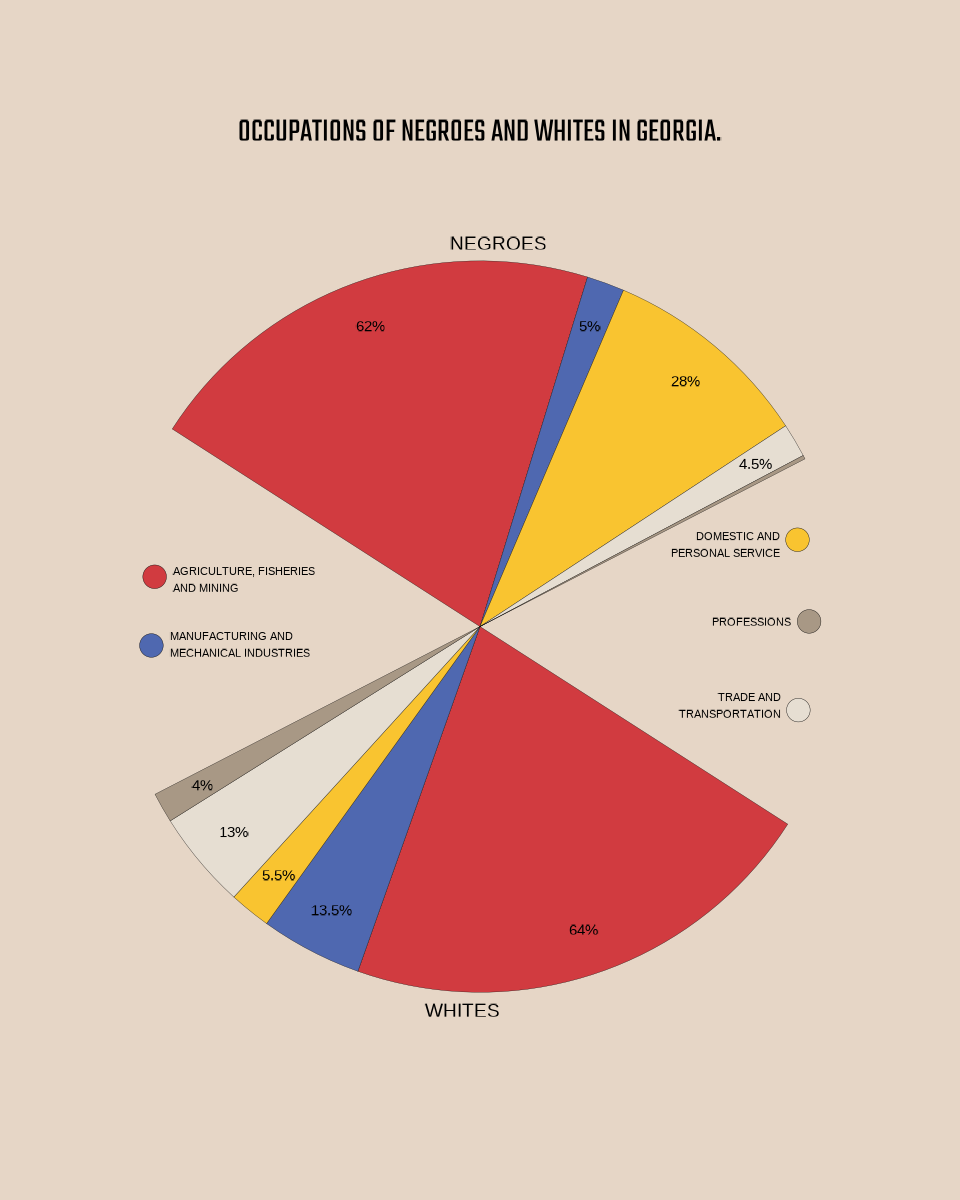

Write the R code that produced this figure.
library(dplyr)
library(ggplot2)

# 1 - Load Data ----
data <- read.csv("./week 09/data.csv")


# 2 - Plot ----

occupation_colors <- c(
  "Agriculture, Fisheries and Mining" = "#D13B40",
  "Manufacturing and Mechanical Industries" = "#4F68B0",
  "Domestic and Personal Service" = "#F9C430",

  "Trade and Transportation" = "#E6DED2",
  "Professions" = "#A89885"
)

# Create position and y-axis values for each group
negroes_data <- data %>%
  filter(Group == "Negroes") %>%
  arrange((match(Occupation, names(occupation_colors)))) %>%
  mutate(
    end_angle = cumsum(Percentage),
    start_angle = lag(end_angle, default = 0),
    mid_angle = (start_angle + end_angle) / 2,
    hjust = ifelse(mid_angle > 45, 1, 0),
    vjust = 0.5,
    y = 1
  )

whites_data <- data %>%
  filter(Group == "Whites") %>%
  arrange((match(Occupation, names(occupation_colors)))) %>%
  mutate(
    end_angle = cumsum(Percentage),
    start_angle = lag(end_angle, default = 0),
    mid_angle = (start_angle + end_angle) / 2,
    hjust = ifelse(mid_angle > 45, 1, 0),
    vjust = 0.5,
    y = -1
  )

# Combine data
plot_data <- rbind(negroes_data, whites_data)

# Create sector/fan plot
ggplot() +
  # Create fan sectors for each occupation group
  geom_rect(
    data = plot_data,
    # aes(xmin = start_angle, xmax = end_angle,
    #     ymin = ifelse(Group == "Negroes", 0, -2),
    #     ymax = ifelse(Group == "Negroes", 2, 0),
    aes(
      xmin = ifelse(Group == "Negroes", start_angle, start_angle + 150),
      xmax = ifelse(Group == "Negroes", end_angle, end_angle + 150),
      ymin = 0,
      ymax = 2,
      fill = Occupation
    ), color = 'black' , linewidth = .1
  ) +
  geom_text(
    data = plot_data %>% filter(Percentage >= 4),
    aes(
      x = ifelse(
        Group == "Negroes",
        (start_angle + end_angle) / 2,
        (start_angle + end_angle) / 2 + 150
      ),
      y = 1.75,
      label = paste0(Percentage, "%")
    ),
    size = 4
  ) +
  # scale_fill_manual(values = occupation_colors) +
  # Add group labels
  annotate("text", x = 50, y = 2.1, label = "NEGROES", size = 5) +
  annotate("text", x = 200, y = 2.1, label = "WHITES", size = 5) +

  # Add occupation legend - manual placement to match original
  annotate(
    "point",
    x = 280,
    y = 1.8,
    fill = occupation_colors["Agriculture, Fisheries and Mining"],
    size = 8,
    shape = 21,
    color = 'black',
    stroke = .2
  ) +
  annotate(
    "text",
    x = 280,
    y = 1.7,
    label = "AGRICULTURE, FISHERIES\nAND MINING",
    hjust = 0,
    size = 3
  ) +

  annotate(
    "point",
    x = 270,
    y = 1.8,
    fill = occupation_colors["Manufacturing and Mechanical Industries"],
    size = 8,
    shape = 21,
    color = 'black',
    stroke = .2
  ) +
  annotate(
    "text",
    x = 270,
    y = 1.7,
    label = "MANUFACTURING AND\nMECHANICAL INDUSTRIES",
    hjust = 0,
    size = 3
  ) +

  annotate(
    "point",
    x = 110,
    y = 1.8,
    fill = occupation_colors["Domestic and Personal Service"],
    size = 8,
    shape = 21,
    color = 'black',
    stroke = .2
  ) +
  annotate(
    "text",
    x = 110,
    y = 1.7,
    label = "DOMESTIC AND\nPERSONAL SERVICE",
    hjust = 1,
    size = 3
  ) +

  annotate(
    "point",
    x = 122,
    y = 1.8,
    fill = occupation_colors["Professions"],
    size = 8,
    shape = 21,
    color = 'black',
    stroke = .2
  ) +
  annotate(
    "text",
    x = 122,
    y = 1.7,
    label = "PROFESSIONS",
    hjust = 1,
    size = 3
  ) +

  annotate(
    "point",
    x = 135,
    y = 1.8,
    fill = occupation_colors["Trade and Transportation"],
    size = 8,
    shape = 21,
    color = 'black',
    stroke = .2
  ) +
  annotate(
    "text",
    x = 135,
    y = 1.7,
    label = "TRADE AND\nTRANSPORTATION",
    hjust = 1,
    size = 3
  ) +

  # Set the sector colors
  scale_fill_manual(values = occupation_colors) +
  # scale_x_continuous(limits = c(0, 100)) +
  # scale_y_continuous(limits = c(-6, 3)) +

  # Add title
  ggtitle("OCCUPATIONS OF NEGROES AND WHITES IN GEORGIA.") +

  # Theme customization
  theme_void() +
  theme(
    plot.title = element_text(
      family = "Teko",
      size = 24,
      hjust = 0.5,
      margin = margin(t = 20, b = 0)
    ),
    legend.position = "none",
    plot.margin = margin(0, 0, 0, 0),
    # Remove margins

    plot.background = element_rect(fill = "#e6d6c6ff", color = NA)
  ) +
  xlim(c(0, 300)) +
  coord_polar(start = -1)

ggsave(
  "week 09/week 09.png",
  width = 960,
  height = 1200,
  units = 'px',
  dpi = 96 * 1.02
)
